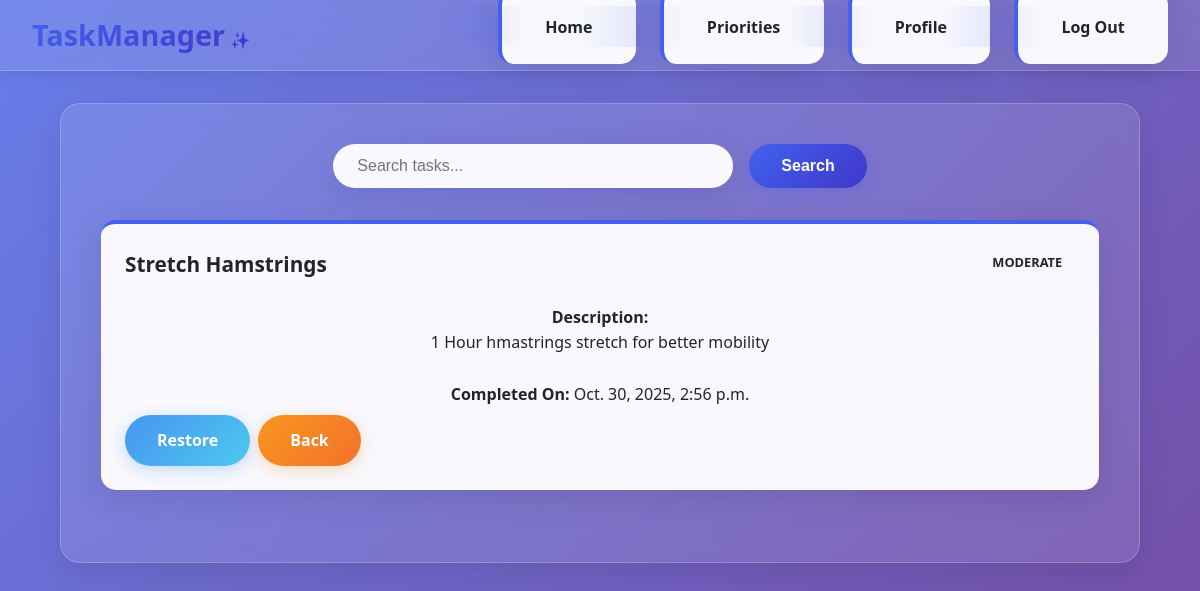
Page /base/history/ (signed in) on the committed database.
### base/models.py (models this page shows, shortened)
class Task(models.Model):
    title = models.CharField(max_length=200)
    description = models.CharField(max_length=500)
    priority = models.ForeignKey(Priority, on_delete=models.CASCADE, related_name='task')
    estimated_hours = models.IntegerField()
    progress = models.IntegerField()  # 0-100%
    is_completed = models.BooleanField(default=False)
    created_at = models.DateTimeField(auto_now_add=True)
    completed_at = models.DateTimeField(null=True, blank=True)

class Priority(models.Model):
    name = models.CharField(max_length=10)
    def __str__(self):
        return self.name

### base/views.py (the view)
# urls.py: path('history/',views.history,name='history'),
def history(request):
    search=request.GET.get('q')
    if search:
        data= Task.objects.filter(
            Q(title__icontains=search)|
            Q(description__icontains=search)|
            Q(progress__icontains=search)|
            Q(priority__icontains=search)
        )
    else:
        data=Task.objects.filter(is_completed=True)
    return render(request,'history.html',{'data':data})

### base/templates/history.html
{% extends 'main.html' %}
{% block content %}
<div class="container glass-container">
    <form method="GET" class="search-container">
        <input type="text" name="q" placeholder="Search tasks..." value="{{ request.GET.q }}" class="search-input" />
        <button type="submit" class="btn btn-primary">Search</button>
    </form>
    <div class="task-grid">
        {% for i in data %}
        <div class="task-card animate-fade-in">
            <div class="task-header">
                <h3 class="task-title">{{ i.title }}</h3>
                <span class="task-priority priority-{{ i.priority|lower }}">{{ i.priority }}</span>
            </div>
            <p><strong>Description: <br></strong>{{ i.description }}</p> <br>
            <p><strong>Completed On:</strong> {{ i.completed_at }}</p>
            <div class="d-flex gap-2 mt-2">
                <a href="{% url 'restore' i.id %}" class="btn btn-info">Restore</a>
            <a href="{% url 'display' %}" class="btn btn-warning">Back</a>
            </div>
        </div>
        {% empty %}
        <div class="text-center">
            <p>No tasks found. <br><br><a href="{% url 'display' %}" class="btn btn-primary">Complete your Tasks first!</a></p> <br>
            <a href="{% url 'display' %}" class="btn btn-info">Back</a>
        </div>
        {% endfor %}
    </div>
</div>
{% endblock %}

### static/style.css (style rules this page uses)
:root { --primary: #4361ee; --secondary: #3f37c9; --success: #4cc9f0; --danger: #f72585; --warning: #f8961e; --info: #4895ef; --dark: #212529; --light: #f8f9fa; --gradient: linear-gradient(135deg, #667eea 0%, #764ba2 100%); --glass-bg: rgba(255, 255, 255, 0.1); --glass-border: rgba(255, 255, 255, 0.2); --shadow: 0 8px 32px rgba(0, 0, 0, 0.1); --shadow-hover: 0 15px 45px rgba(0, 0, 0, 0.15); }
* { margin: 0; padding: 0; box-sizing: border-box; }
body { font-family: 'Segoe UI', Tahoma, Geneva, Verdana, sans-serif; background: var(--gradient); min-height: 100vh; color: var(--dark); line-height: 1.6; }
.container { width: 90%; max-width: 1200px; margin: 0 auto; padding: 2rem; }
.glass-container { background: var(--glass-bg); backdrop-filter: blur(10px); border: 1px solid var(--glass-border); border-radius: 20px; box-shadow: var(--shadow); padding: 2.5rem; margin: 2rem auto; }
.btn { padding: 0.8rem 2rem; border: none; border-radius: 50px; font-weight: 600; text-decoration: none; text-align: center; transition: all 0.3s cubic-bezier(0.4, 0, 0.2, 1); position: relative; overflow: hidden; cursor: pointer; font-size: 1rem; display: inline-flex; align-items: center; justify-content: center; gap: 0.5rem; }
.btn::before { content: ''; position: absolute; top: 0; left: -100%; width: 100%; height: 100%; background: linear-gradient(90deg, transparent, rgba(255,255,255,0.3), transparent); transition: left 0.5s; }
.btn-primary { background: linear-gradient(135deg, var(--primary), var(--secondary)); color: white; box-shadow: 0 4px 15px rgba(67, 97, 238, 0.3); }
.btn-warning { background: linear-gradient(135deg, var(--warning), #f3722c); color: white; box-shadow: 0 4px 15px rgba(248, 150, 30, 0.3); }
.btn-info { background: linear-gradient(135deg, var(--info), var(--success)); color: white; box-shadow: 0 4px 15px rgba(72, 149, 239, 0.3); }
.task-grid { display: grid; grid-template-columns: repeat(auto-fit, minmax(350px, 1fr)); gap: 1.5rem; margin: 2rem 0; }
.task-card { background: rgba(255, 255, 255, 0.95); padding: 1.5rem; border-radius: 15px; box-shadow: var(--shadow); transition: all 0.3s ease; border-top: 4px solid var(--primary); }
.task-header { display: flex; justify-content: space-between; align-items: start; margin-bottom: 1rem; }
.task-title { font-size: 1.3rem; font-weight: 700; color: var(--dark); margin-bottom: 0.5rem; }
.task-priority { padding: 0.3rem 0.8rem; border-radius: 20px; font-size: 0.8rem; font-weight: 600; text-transform: uppercase; }
.search-container { display: flex; gap: 1rem; justify-content: center; margin-bottom: 2rem; }
.search-input { flex: 1; max-width: 400px; padding: 0.8rem 1.5rem; border: none; border-radius: 50px; background: rgba(255, 255, 255, 0.95); box-shadow: var(--shadow); font-size: 1rem; transition: all 0.3s ease; }
.animate-fade-in { animation: fadeInUp 0.6s ease; }
.d-flex { display: flex; }
.gap-2 { gap: 0.5rem; }
.mt-2 { margin-top: 0.5rem; }

### rows in the picture
Task: title "Stretch Hamstrings", priority "MODERATE", description "1 Hour hmastrings stretch for better mobility", completed_at "Oct. 30, 2025, 2:56 p.m."
